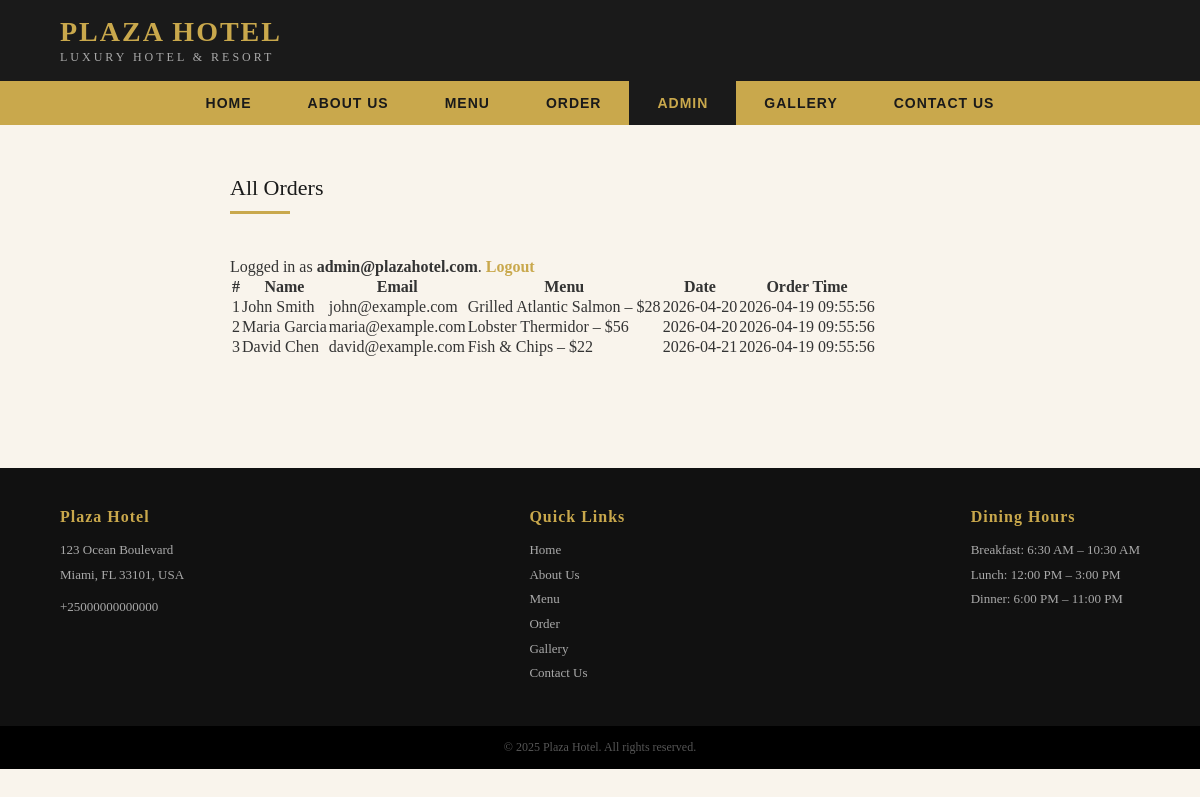
/orders.php (signed in), run on the app's committed database.
### tables this page shows
CREATE TABLE IF NOT EXISTS orders (
    id INT(6) UNSIGNED AUTO_INCREMENT PRIMARY KEY,
    fullname VARCHAR(100) NOT NULL,
    email VARCHAR(100) NOT NULL,
    phone VARCHAR(20) NOT NULL,
    menu VARCHAR(200) NOT NULL,
    address TEXT NOT NULL,
    date DATE NOT NULL,
    reg_date TIMESTAMP DEFAULT CURRENT_TIMESTAMP
);

### orders.php (the view, shortened to what this page needs)
<?php
$loginError = '';
$loggedInEmail = isset($_SESSION['user']) ? $_SESSION['user'] : null;
$servername = "localhost";
$username = "root";
$password = "";
$dbname = "plaza_hotel";
$conn = new mysqli($servername, $username, $password);
$conn->query("CREATE DATABASE IF NOT EXISTS $dbname");
$conn->select_db($dbname);
$conn->query("CREATE TABLE IF NOT EXISTS orders (
    id INT(6) UNSIGNED AUTO_INCREMENT PRIMARY KEY,
    fullname VARCHAR(100) NOT NULL,
    email VARCHAR(100) NOT NULL,
    phone VARCHAR(20) NOT NULL,
    menu VARCHAR(200) NOT NULL,
    address TEXT NOT NULL,
    date DATE NOT NULL,
    reg_date TIMESTAMP DEFAULT CURRENT_TIMESTAMP
)");
$conn->query("CREATE TABLE IF NOT EXISTS admins (
    id INT(6) UNSIGNED AUTO_INCREMENT PRIMARY KEY,
    email VARCHAR(100) NOT NULL UNIQUE,
    password VARCHAR(255) NOT NULL,
    name VARCHAR(100) DEFAULT 'Admin',
    created_at TIMESTAMP DEFAULT CURRENT_TIMESTAMP
)");
$defaultAdminEmail = 'admin@plazahotel.com';
$defaultAdminPassword = '123';
$conn->query("INSERT IGNORE INTO admins (email, password, name) VALUES ('$defaultAdminEmail', '$defaultAdminPassword', 'Site Admin')");
$result = null;
if ($loggedInEmail) {
    $result = $conn->query("SELECT id, fullname, email, phone, menu, address, date, reg_date FROM orders ORDER BY reg_date DESC");
}
?>
<!DOCTYPE html>
<html lang="en">
<head>
  <link rel="stylesheet" href="style.css" />
</head>
<body>
  <div class="header">
    <div>
      <a href="index.php" class="logo">PLAZA HOTEL</a>
      <div class="tagline">Luxury Hotel &amp; Resort</div>
    </div>
  </div>
  <nav>
    <ul>
      <li><a href="index.php">Home</a></li>
      <li><a href="about.php">About Us</a></li>
      <li><a href="menu.php">Menu</a></li>
      <li><a href="order.php">Order</a></li>
      <li><a href="orders.php" class="active">Admin</a></li>
      <li><a href="gallery.php">Gallery</a></li>
      <li><a href="contact.php">Contact Us</a></li>
    </ul>
  </nav>
  <div class="order-container">
    <?php if (!isset($loggedInEmail)): ?>
      <div class="order-form-card">
        <div class="form-title">Admin Login</div>
        <div class="gold-line"></div>
        <?php if (!empty($loginError)): ?>
          <div class="error-msg"><?php echo htmlspecialchars($loginError); ?></div>
        <?php endif; ?>
        <form action="orders.php" method="post">
          <div class="form-group">
            <label>Admin Email</label>
            <input type="email" name="admin_email" required />
          </div>
          <div class="form-group">
            <label>Password</label>
            <input type="password" name="admin_password" required />
          </div>
          <input type="submit" name="login" class="submit-btn" value="Login to View Orders" />
        </form>
        <p class="session-note">Use password <strong>123</strong> to sign in.</p>
      </div>
    <?php else: ?>
      <div class="order-history-card">
        <div class="form-title">All Orders</div>
        <div class="gold-line"></div>
        <p class="session-note">Logged in as <strong><?php echo htmlspecialchars($loggedInEmail); ?></strong>. <a href="logout.php" class="logout-link">Logout</a></p>
        <?php if ($result && $result->num_rows > 0): ?>
          <table class="order-history-table">
            <thead>
              <tr>
                <th>#</th>
                <th>Name</th>
                <th>Email</th>
                <th>Menu</th>
                <th>Date</th>
                <th>Order Time</th>
              </tr>
            </thead>
            <tbody>
              <?php while ($row = $result->fetch_assoc()): ?>
                <tr>
                  <td><?php echo htmlspecialchars($row['id']); ?></td>
                  <td><?php echo htmlspecialchars($row['fullname']); ?></td>
                  <td><?php echo htmlspecialchars($row['email']); ?></td>
                  <td><?php echo htmlspecialchars($row['menu']); ?></td>
                  <td><?php echo htmlspecialchars($row['date']); ?></td>
                  <td><?php echo htmlspecialchars($row['reg_date']); ?></td>
                </tr>
              <?php endwhile; ?>
            </tbody>
          </table>
        <?php else: ?>
          <p>No orders have been placed yet.</p>
        <?php endif; ?>
      </div>
    <?php endif; ?>
  </div>
  <footer>
    <div>
      <h4>Plaza Hotel</h4>
      <p>123 Ocean Boulevard</p>
      <p>Miami, FL 33101, USA</p>
      <p style="margin-top:8px;">+25000000000000</p>
    </div>
    <div>
      <h4>Quick Links</h4>
      <a href="index.php">Home</a>
      <a href="about.php">About Us</a>
      <a href="menu.php">Menu</a>
      <a href="order.php">Order</a>
      <a href="gallery.php">Gallery</a>
      <a href="contact.php">Contact Us</a>
    </div>
    <div>
      <h4>Dining Hours</h4>
      <p>Breakfast: 6:30 AM – 10:30 AM</p>
      <p>Lunch: 12:00 PM – 3:00 PM</p>
      <p>Dinner: 6:00 PM – 11:00 PM</p>
    </div>
  </footer>
  <div class="footer-bottom">&copy; 2025 Plaza Hotel. All rights reserved.</div>
</body>
</html>

### style.css (style rules this page uses)
.order-container { max-width: 780px; margin: 50px auto; padding: 0 20px 60px; }
.form-title { font-size: 22px; color: var(--dark); margin-bottom: 6px; }
.logout-link { display: inline-block; margin-top: 20px; color: var(--gold); text-decoration: none; font-weight: bold; }
:root { --gold: #C9A84C; --dark: #1a1a1a; --cream: #f9f4ec; --text: #333; --footer-bg: #111; }
* { margin: 0; padding: 0; box-sizing: border-box; }
body { font-family: Georgia, serif; background: var(--cream); color: var(--text); }
.header { background: var(--dark); display: flex; align-items: center; justify-content: space-between; padding: 16px 60px; }
.header .logo { color: var(--gold); font-size: 28px; font-weight: bold; letter-spacing: 2px; text-decoration: none; }
.header .tagline { color: #aaa; font-size: 12px; letter-spacing: 3px; text-transform: uppercase; margin-top: 2px; }
nav { background: var(--gold); }
nav ul { list-style: none; display: flex; justify-content: center; }
nav ul li a { display: block; padding: 14px 28px; color: var(--dark); text-decoration: none; font-family: Arial, sans-serif; font-size: 14px; font-weight: bold; letter-spacing: 1px; text-transform: uppercase; transition: background 0.2s, color 0.2s; }
nav ul li a:hover, nav ul li a.active { background: var(--dark); color: var(--gold); }
.gold-line { width: 60px; height: 3px; background: var(--gold); margin: 10px 0 24px; }
footer { background: var(--footer-bg); color: #aaa; padding: 40px 60px; display: flex; justify-content: space-between; flex-wrap: wrap; gap: 30px; }
footer h4 { color: var(--gold); margin-bottom: 12px; letter-spacing: 1px; }
footer p, footer a { font-size: 13px; color: #aaa; text-decoration: none; line-height: 1.9; display: block; }
.footer-bottom { background: #000; text-align: center; padding: 14px; font-size: 12px; color: #555; }

### data on the page
orders: id "1", fullname "John Smith", email "john@example.com", menu "Grilled Atlantic Salmon – $28", date "2026-04-20", reg_date "2026-04-19 09:55:56"
orders: id "2", fullname "Maria Garcia", email "maria@example.com", menu "Lobster Thermidor – $56", date "2026-04-20", reg_date "2026-04-19 09:55:56"
orders: id "3", fullname "David Chen", email "david@example.com", menu "Fish & Chips – $22", date "2026-04-21", reg_date "2026-04-19 09:55:56"

### other printed values
$loggedInEmail "admin@plazahotel.com"
